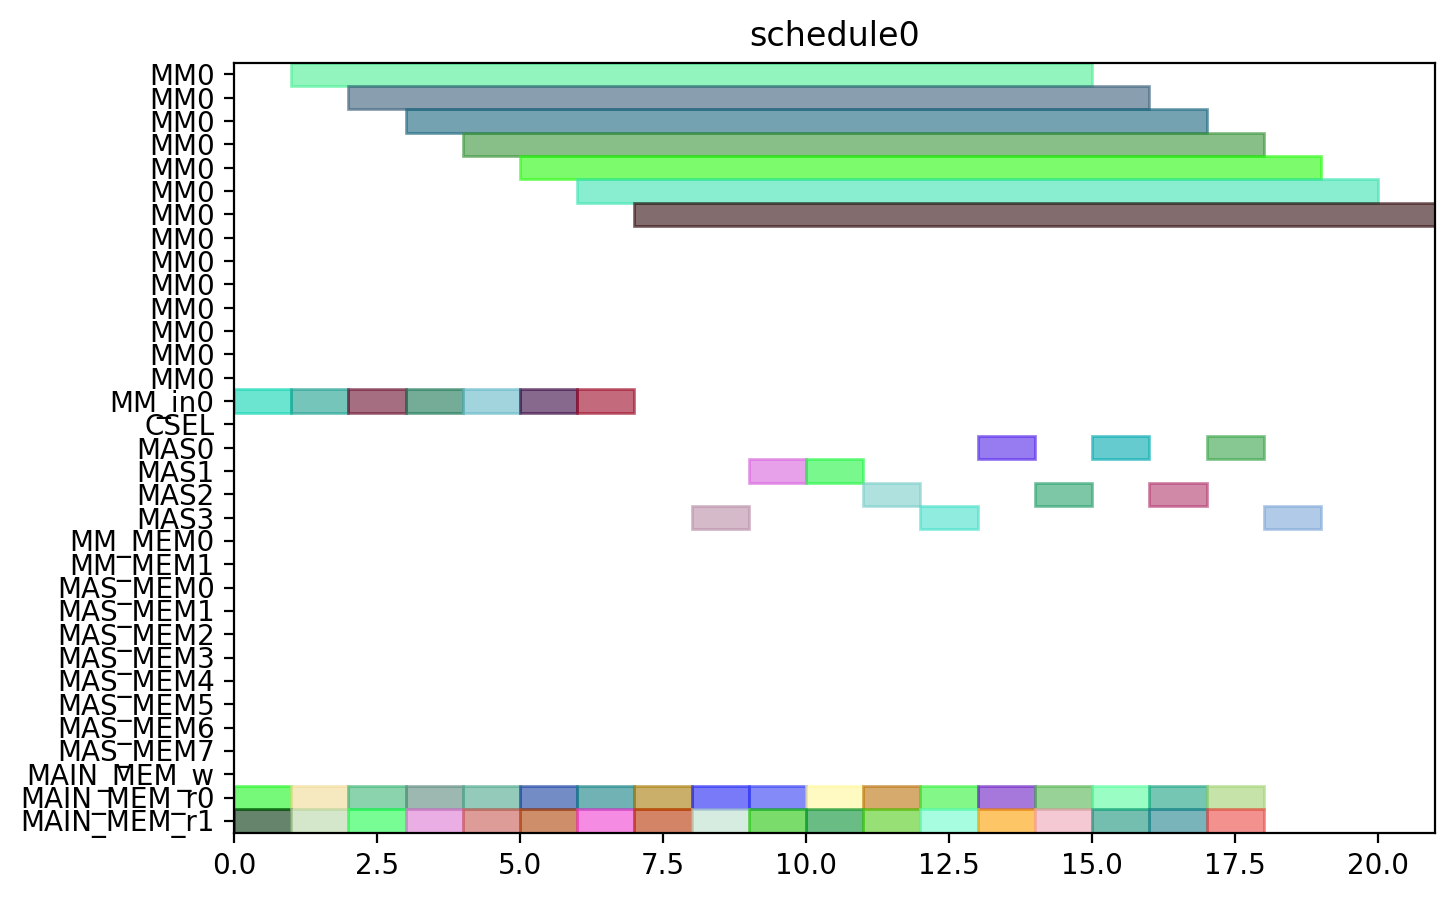

The script that drew this image:
from pyschedule import Scenario, solvers, plotters, alt


def solve():
	horizon = 120
	S = Scenario("schedule0", horizon=horizon)

	# resource
	MM = S.Resources('MM', num=1, size=14)
	MM_in = S.Resources('MM_in', num=1)
	CSEL = S.Resource('CSEL')
	MAS = S.Resources('MAS', num=4, size=1, periods=range(1, horizon))
	MM_MEM = S.Resources('MM_MEM', num=2)
	MAS_MEM = S.Resources('MAS_MEM', num=8)
	MAIN_MEM_w = S.Resource('MAIN_MEM_w', size=1)
	MAIN_MEM_r = S.Resources('MAIN_MEM_r', num=2)

	# result of previous scheduling

	# new tasks
	t0_t0 = S.Task('t0_t0', length=1, delay_cost=1)
	t0_t0 += alt(MAS)
	t0_t0_mem0 = S.Task('t0_t0_mem0', length=1, delay_cost=1)
	t0_t0_mem0 += MAIN_MEM_r[0]
	S += t0_t0_mem0 <= t0_t0

	t0_t0_mem1 = S.Task('t0_t0_mem1', length=1, delay_cost=1)
	t0_t0_mem1 += MAIN_MEM_r[1]
	S += t0_t0_mem1 <= t0_t0

	t0_t1 = S.Task('t0_t1', length=1, delay_cost=1)
	t0_t1 += alt(MAS)
	t0_t1_mem0 = S.Task('t0_t1_mem0', length=1, delay_cost=1)
	t0_t1_mem0 += MAIN_MEM_r[0]
	S += t0_t1_mem0 <= t0_t1

	t0_t1_mem1 = S.Task('t0_t1_mem1', length=1, delay_cost=1)
	t0_t1_mem1 += MAIN_MEM_r[1]
	S += t0_t1_mem1 <= t0_t1

	t0_t3 = S.Task('t0_t3', length=14, delay_cost=1)
	t0_t3 += alt(MM)
	t0_t3_in = S.Task('t0_t3_in', length=1, delay_cost=1)
	t0_t3_in += alt(MM_in)
	S += t0_t3_in*MM_in[0]<=t0_t3*MM[0]
	t0_t3_mem0 = S.Task('t0_t3_mem0', length=1, delay_cost=1)
	t0_t3_mem0 += MAIN_MEM_r[0]
	S += t0_t3_mem0 <= t0_t3

	t0_t3_mem1 = S.Task('t0_t3_mem1', length=1, delay_cost=1)
	t0_t3_mem1 += MAIN_MEM_r[1]
	S += t0_t3_mem1 <= t0_t3

	t1_t0 = S.Task('t1_t0', length=1, delay_cost=1)
	t1_t0 += alt(MAS)
	t1_t0_mem0 = S.Task('t1_t0_mem0', length=1, delay_cost=1)
	t1_t0_mem0 += MAIN_MEM_r[0]
	S += t1_t0_mem0 <= t1_t0

	t1_t0_mem1 = S.Task('t1_t0_mem1', length=1, delay_cost=1)
	t1_t0_mem1 += MAIN_MEM_r[1]
	S += t1_t0_mem1 <= t1_t0

	t1_t1 = S.Task('t1_t1', length=1, delay_cost=1)
	t1_t1 += alt(MAS)
	t1_t1_mem0 = S.Task('t1_t1_mem0', length=1, delay_cost=1)
	t1_t1_mem0 += MAIN_MEM_r[0]
	S += t1_t1_mem0 <= t1_t1

	t1_t1_mem1 = S.Task('t1_t1_mem1', length=1, delay_cost=1)
	t1_t1_mem1 += MAIN_MEM_r[1]
	S += t1_t1_mem1 <= t1_t1

	t1_t3 = S.Task('t1_t3', length=14, delay_cost=1)
	t1_t3 += alt(MM)
	t1_t3_in = S.Task('t1_t3_in', length=1, delay_cost=1)
	t1_t3_in += alt(MM_in)
	S += t1_t3_in*MM_in[0]<=t1_t3*MM[0]
	t1_t3_mem0 = S.Task('t1_t3_mem0', length=1, delay_cost=1)
	t1_t3_mem0 += MAIN_MEM_r[0]
	S += t1_t3_mem0 <= t1_t3

	t1_t3_mem1 = S.Task('t1_t3_mem1', length=1, delay_cost=1)
	t1_t3_mem1 += MAIN_MEM_r[1]
	S += t1_t3_mem1 <= t1_t3

	t2_t2 = S.Task('t2_t2', length=1, delay_cost=1)
	t2_t2 += alt(MAS)
	t2_t2_mem0 = S.Task('t2_t2_mem0', length=1, delay_cost=1)
	t2_t2_mem0 += MAIN_MEM_r[0]
	S += t2_t2_mem0 <= t2_t2

	t2_t2_mem1 = S.Task('t2_t2_mem1', length=1, delay_cost=1)
	t2_t2_mem1 += MAIN_MEM_r[1]
	S += t2_t2_mem1 <= t2_t2

	t5_t0 = S.Task('t5_t0', length=14, delay_cost=1)
	t5_t0 += alt(MM)
	t5_t0_in = S.Task('t5_t0_in', length=1, delay_cost=1)
	t5_t0_in += alt(MM_in)
	S += t5_t0_in*MM_in[0]<=t5_t0*MM[0]
	t5_t0_mem0 = S.Task('t5_t0_mem0', length=1, delay_cost=1)
	t5_t0_mem0 += MAIN_MEM_r[0]
	S += t5_t0_mem0 <= t5_t0

	t5_t0_mem1 = S.Task('t5_t0_mem1', length=1, delay_cost=1)
	t5_t0_mem1 += MAIN_MEM_r[1]
	S += t5_t0_mem1 <= t5_t0

	t5_t1 = S.Task('t5_t1', length=14, delay_cost=1)
	t5_t1 += alt(MM)
	t5_t1_in = S.Task('t5_t1_in', length=1, delay_cost=1)
	t5_t1_in += alt(MM_in)
	S += t5_t1_in*MM_in[0]<=t5_t1*MM[0]
	t5_t1_mem0 = S.Task('t5_t1_mem0', length=1, delay_cost=1)
	t5_t1_mem0 += MAIN_MEM_r[0]
	S += t5_t1_mem0 <= t5_t1

	t5_t1_mem1 = S.Task('t5_t1_mem1', length=1, delay_cost=1)
	t5_t1_mem1 += MAIN_MEM_r[1]
	S += t5_t1_mem1 <= t5_t1

	t5_t2 = S.Task('t5_t2', length=1, delay_cost=1)
	t5_t2 += alt(MAS)
	t5_t2_mem0 = S.Task('t5_t2_mem0', length=1, delay_cost=1)
	t5_t2_mem0 += MAIN_MEM_r[0]
	S += t5_t2_mem0 <= t5_t2

	t5_t2_mem1 = S.Task('t5_t2_mem1', length=1, delay_cost=1)
	t5_t2_mem1 += MAIN_MEM_r[1]
	S += t5_t2_mem1 <= t5_t2

	t5_t3 = S.Task('t5_t3', length=1, delay_cost=1)
	t5_t3 += alt(MAS)
	t5_t3_mem0 = S.Task('t5_t3_mem0', length=1, delay_cost=1)
	t5_t3_mem0 += MAIN_MEM_r[0]
	S += t5_t3_mem0 <= t5_t3

	t5_t3_mem1 = S.Task('t5_t3_mem1', length=1, delay_cost=1)
	t5_t3_mem1 += MAIN_MEM_r[1]
	S += t5_t3_mem1 <= t5_t3

	t7_t0 = S.Task('t7_t0', length=1, delay_cost=1)
	t7_t0 += alt(MAS)
	t7_t0_mem0 = S.Task('t7_t0_mem0', length=1, delay_cost=1)
	t7_t0_mem0 += MAIN_MEM_r[0]
	S += t7_t0_mem0 <= t7_t0

	t7_t0_mem1 = S.Task('t7_t0_mem1', length=1, delay_cost=1)
	t7_t0_mem1 += MAIN_MEM_r[1]
	S += t7_t0_mem1 <= t7_t0

	t7_t1 = S.Task('t7_t1', length=1, delay_cost=1)
	t7_t1 += alt(MAS)
	t7_t1_mem0 = S.Task('t7_t1_mem0', length=1, delay_cost=1)
	t7_t1_mem0 += MAIN_MEM_r[0]
	S += t7_t1_mem0 <= t7_t1

	t7_t1_mem1 = S.Task('t7_t1_mem1', length=1, delay_cost=1)
	t7_t1_mem1 += MAIN_MEM_r[1]
	S += t7_t1_mem1 <= t7_t1

	t7_t3 = S.Task('t7_t3', length=14, delay_cost=1)
	t7_t3 += alt(MM)
	t7_t3_in = S.Task('t7_t3_in', length=1, delay_cost=1)
	t7_t3_in += alt(MM_in)
	S += t7_t3_in*MM_in[0]<=t7_t3*MM[0]
	t7_t3_mem0 = S.Task('t7_t3_mem0', length=1, delay_cost=1)
	t7_t3_mem0 += MAIN_MEM_r[0]
	S += t7_t3_mem0 <= t7_t3

	t7_t3_mem1 = S.Task('t7_t3_mem1', length=1, delay_cost=1)
	t7_t3_mem1 += MAIN_MEM_r[1]
	S += t7_t3_mem1 <= t7_t3

	t10_t0 = S.Task('t10_t0', length=14, delay_cost=1)
	t10_t0 += alt(MM)
	t10_t0_in = S.Task('t10_t0_in', length=1, delay_cost=1)
	t10_t0_in += alt(MM_in)
	S += t10_t0_in*MM_in[0]<=t10_t0*MM[0]
	t10_t0_mem0 = S.Task('t10_t0_mem0', length=1, delay_cost=1)
	t10_t0_mem0 += MAIN_MEM_r[0]
	S += t10_t0_mem0 <= t10_t0

	t10_t0_mem1 = S.Task('t10_t0_mem1', length=1, delay_cost=1)
	t10_t0_mem1 += MAIN_MEM_r[1]
	S += t10_t0_mem1 <= t10_t0

	t10_t1 = S.Task('t10_t1', length=14, delay_cost=1)
	t10_t1 += alt(MM)
	t10_t1_in = S.Task('t10_t1_in', length=1, delay_cost=1)
	t10_t1_in += alt(MM_in)
	S += t10_t1_in*MM_in[0]<=t10_t1*MM[0]
	t10_t1_mem0 = S.Task('t10_t1_mem0', length=1, delay_cost=1)
	t10_t1_mem0 += MAIN_MEM_r[0]
	S += t10_t1_mem0 <= t10_t1

	t10_t1_mem1 = S.Task('t10_t1_mem1', length=1, delay_cost=1)
	t10_t1_mem1 += MAIN_MEM_r[1]
	S += t10_t1_mem1 <= t10_t1

	t10_t2 = S.Task('t10_t2', length=1, delay_cost=1)
	t10_t2 += alt(MAS)
	t10_t2_mem0 = S.Task('t10_t2_mem0', length=1, delay_cost=1)
	t10_t2_mem0 += MAIN_MEM_r[0]
	S += t10_t2_mem0 <= t10_t2

	t10_t2_mem1 = S.Task('t10_t2_mem1', length=1, delay_cost=1)
	t10_t2_mem1 += MAIN_MEM_r[1]
	S += t10_t2_mem1 <= t10_t2

	t10_t3 = S.Task('t10_t3', length=1, delay_cost=1)
	t10_t3 += alt(MAS)
	t10_t3_mem0 = S.Task('t10_t3_mem0', length=1, delay_cost=1)
	t10_t3_mem0 += MAIN_MEM_r[0]
	S += t10_t3_mem0 <= t10_t3

	t10_t3_mem1 = S.Task('t10_t3_mem1', length=1, delay_cost=1)
	t10_t3_mem1 += MAIN_MEM_r[1]
	S += t10_t3_mem1 <= t10_t3

	solvers.mip.solve(S,msg=1,kind='CPLEX',ratio_gap=1.01)

	solution = [['hoge']*len(S.solution()[1]) for i in range(len(S.solution()))]
	for i in range(len(S.solution())):
		for j in range(len(S.solution()[i])):
			solution[i][j]=str(S.solution()[i][j])
	print(solution)

	cycles = int(solution[-1][3])

	pic_file_name = "/home/mfukuda/ABE/multiRAM_multiMAS_16mux/scheduling_result/stage14MM1_stage1MAS4/EP2_DBL_w_EVAL/schedule0.png"
	if(S.solution() != []):
		plotters.matplotlib.plot(S,img_filename=pic_file_name, show_task_labels=False, fig_size=(cycles*0.25+3, 5))

	return solution
